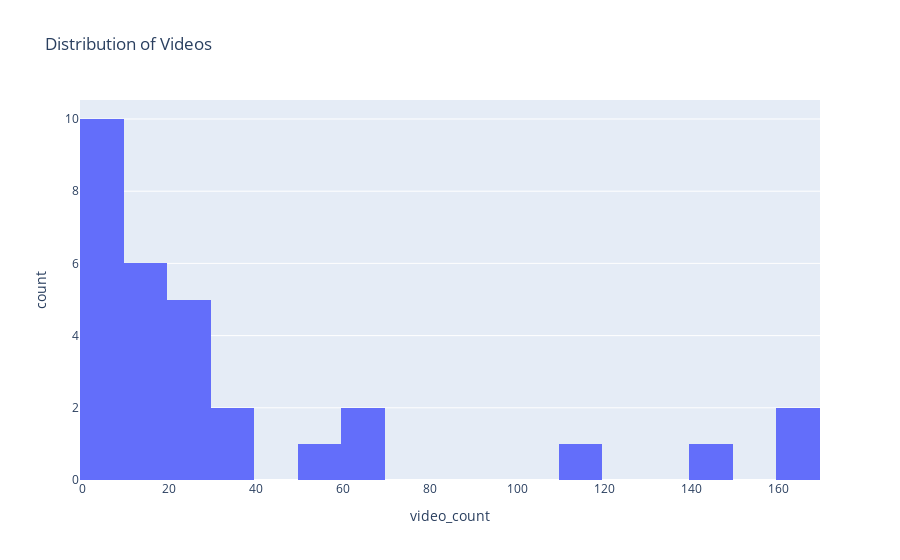

Notebook code cell kept with this figure:
### Code cell
ig = px.histogram(channels, x="view_count", nbins=20, title="Distribution of Views")
fig.show()

### Figure 1 — Plotly figure (JSON) as saved in the notebook; plotly's stock layout.template omitted (floating-point values rounded to 4 significant figures)
{"data": [{"alignmentgroup": "True", "bingroup": "x", "hovertemplate": "video_count=%{x}<br>count=%{y}<extra></extra>", "legendgroup": "", "marker": {"color": "#636efa", "pattern": {"shape": ""}}, "name": "", "nbinsx": 20, "offsetgroup": "", "orientation": "v", "showlegend": false, "type": "histogram", "x": [8, 8, 18, 60, 15, 146, 9, 19, 2, 19, 7, 163, 56, 35, 6, 65, 23, 39, 28, 111, 11, 9, 5, 23, 6, 20, 16, 20, 2, 169], "xaxis": "x", "yaxis": "y"}], "layout": {"barmode": "relative", "legend": {"tracegroupgap": 0}, "title": {"text": "Distribution of Videos"}, "xaxis": {"anchor": "y", "domain": [0, 1], "title": {"text": "video_count"}}, "yaxis": {"anchor": "x", "domain": [0, 1], "title": {"text": "count"}}}}
